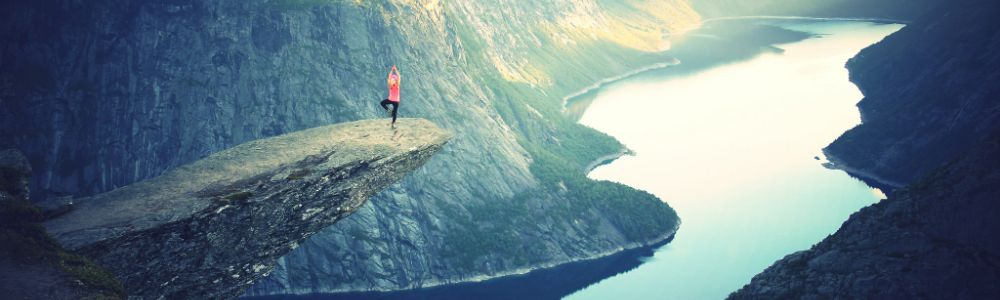
#> input picture workingDir/ImageResizing/trolltunga.jpg, 1000 x 300 px, found by its file name
$ python ann2.py
#> lines starting #> are read from the running program, lines starting #| are printed output that depends on the picture
from PIL import Image
import cv

img = Image.open('trolltunga.jpg').convert('L')
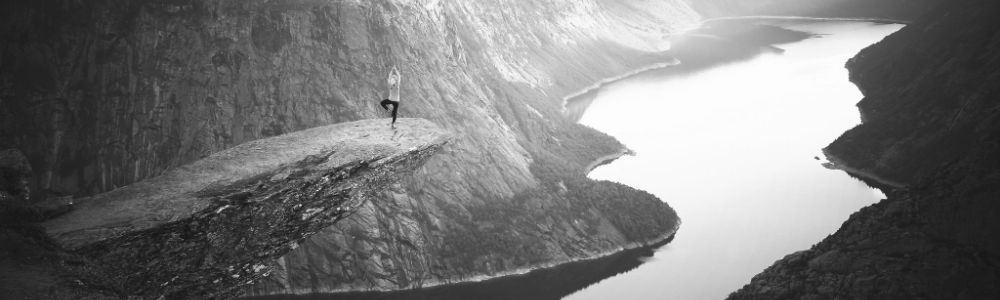
#> img: PIL image 1000x300 L; min 15, max 254, mean 119.6
newImg = img.resize((8,8))
#> (the run stopped early here; a loop or call above may not have finished)
